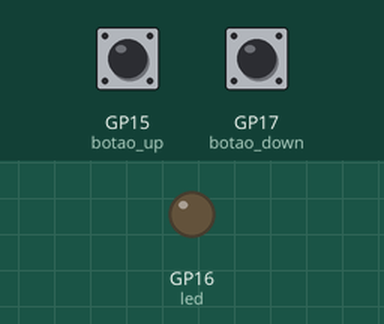
Simulated run of this program. Board: Raspberry Pi Pico running MicroPython. Parts: output pins drawn as LEDs (lit = HIGH). The inputs (shaded band) are chosen by the test bench; at power-on: GP15 (botao_up) HIGH, GP17 (botao_down) HIGH.

Above: at 1.2 s.
1.3 s: GP15 (botao_up) pulled LOW for 0.15 s
At 2.5 s:
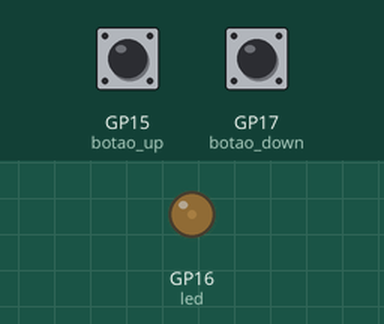
2.9 s: GP17 (botao_down) pulled LOW for 0.15 s
At 3.8 s:
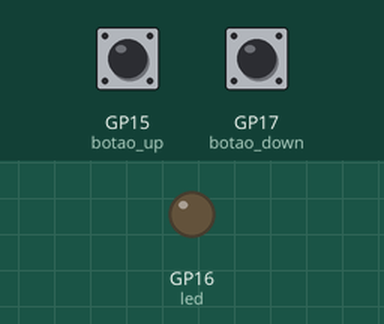
4.5 s: GP15 (botao_up) pulled LOW for 1 s
At 5.1 s:
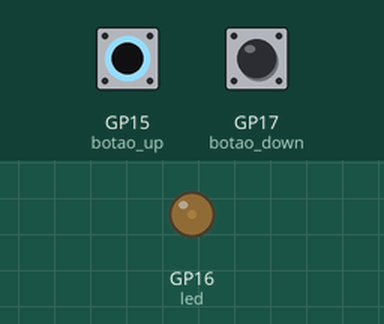
7.0 s: GP17 (botao_down) pulled LOW for 1 s
At 8.4 s:
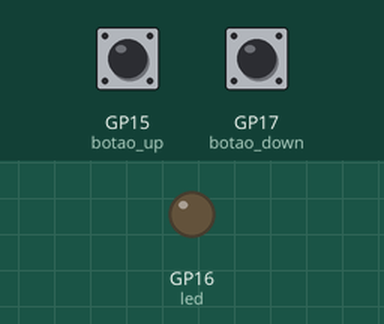
9.5 s: GP15 (botao_up) pulsed LOW 5 times (0.12 s each, 0.3 s apart)
At 11.5 s:
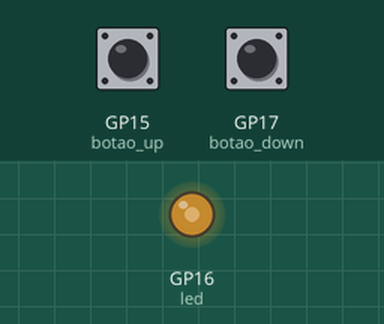
12.5 s: GP15 (botao_up) pulled LOW for 0.15 s
At 13.1 s:
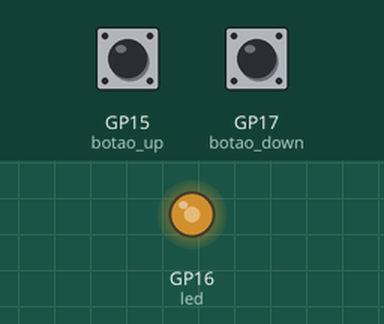
Timing chart, 0 to 15.1 s (numbered marks = the images above; inputs shaded):
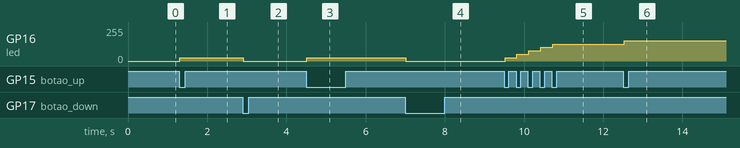

The program:

7.py
```python
from machine import Pin, PWM
from utime import sleep

led = PWM(Pin(16))
led.freq(1000)

botao_up = Pin(15, Pin.IN, Pin.PULL_UP)
botao_down = Pin(17, Pin.IN, Pin.PULL_UP)

brilho = 0

passo = 6553

travado_up = False
travado_down = False

while True:

    if botao_up.value() == 0 and not travado_up:
        brilho += passo
        if brilho > 65535:
            brilho = 65535
        travado_up = True

    if botao_up.value() == 1:
        travado_up = False

    if botao_down.value() == 0 and not travado_down:
        brilho -= passo
        if brilho < 0:
            brilho = 0
        travado_down = True

    if botao_down.value() == 1:
        travado_down = False

    led.duty_u16(brilho)

    sleep(0.05)
```

Measured:
- after the input at 1.3 s, GP16 (led): 0/255 → 25/255 at once
- after the input at 2.9 s, GP16 (led): 25/255 → 0/255 at once
- after the input at 4.5 s, GP16 (led): 0/255 → 25/255 at once
- after the input at 7.0 s, GP16 (led): 25/255 → 0/255 at once
- after the input at 9.5 s, GP16 (led): moves from 0/255 to 127/255 over 1.2 s, starting at once
- after the input at 12.5 s, GP16 (led): 127/255 → 153/255 at once
